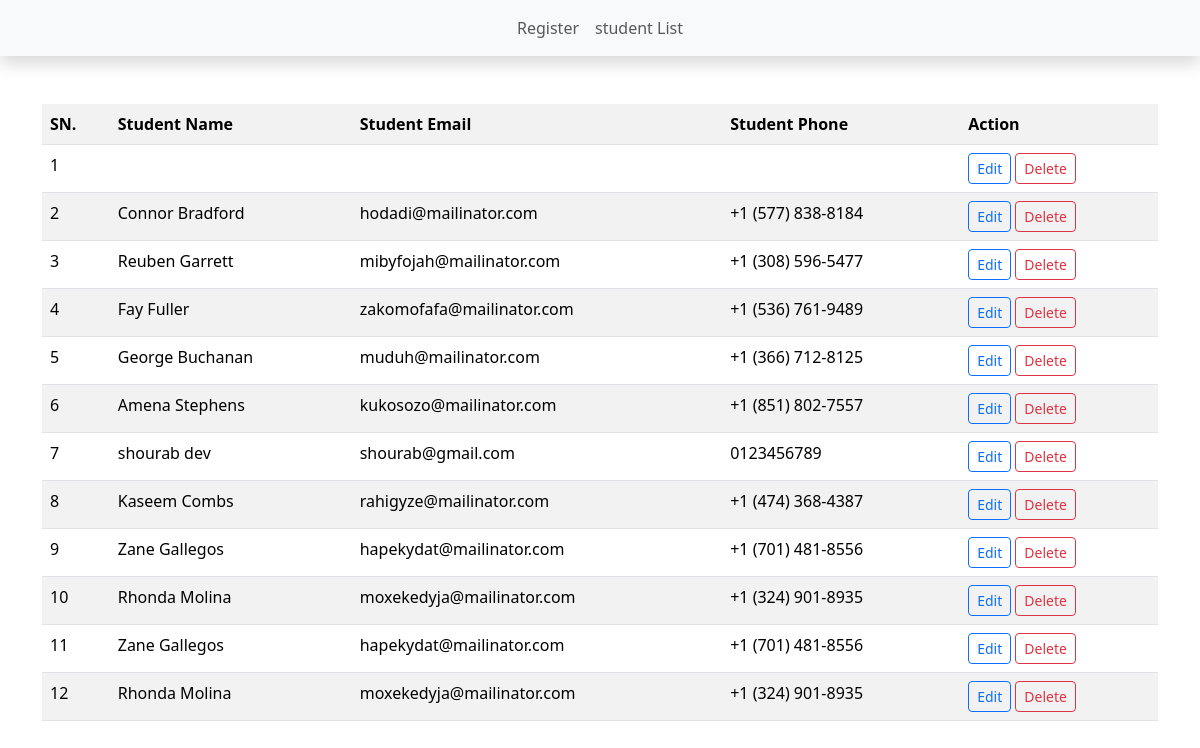
Screenshot of /all_list.php with the database file from the repository.
### tables this page shows
CREATE TABLE `student_info` (
  `id` int(11) NOT NULL,
  `std_name` varchar(250) NOT NULL,
  `std_email` varchar(250) NOT NULL,
  `std_phone` varchar(250) NOT NULL
);

### all_list.php (the view, shortened to what this page needs)
<?php
include('./env.php');
$query = "SELECT * FROM student_info ORDER BY id DESC";
$result = mysqli_query($connection, $query);
$records = mysqli_fetch_all($result, 1);
?>
<!doctype html>
<html lang="en">
<head>
    <link href="https://cdn.jsdelivr.net/npm/bootstrap@5.3.8/dist/css/bootstrap.min.css" rel="stylesheet">
</head>
<body>
    <nav class="navbar shadow navbar-expand-lg bg-body-tertiary">
        <div class="container">
            <div class="collapse navbar-collapse" id="navbarSupportedContent">
                <ul class="navbar-nav m-auto mb-2 mb-lg-0">
                    <li class="nav-item">
                        <a class="nav-link" aria-current="page" href="./">Register</a>
                    </li>
                    <li class="nav-item">
                        <a class="nav-link" href="./all_list.php">student List</a>
                    </li>
                </ul>
            </div>
        </div>
    </nav>
    <section>
        <div class="container py-5">
            <table class="table  table-hover table-striped">
                <tr>
                    <th>SN.</th>
                    <th>Student Name</th>
                    <th>Student Email</th>
                    <th>Student Phone </th>
                    <th>Action</th>
                </tr>
                <?php
                foreach ($records as $key => $record) {
                ?>
                    <tr>
                        <td> <?= ++$key ?> </td>
                        <td> <?= $record['std_name'] ?> </td>
                        <td><?= $record['std_email'] ?></td>
                        <td><?= $record['std_phone'] ?></td>
                        <td>
                            <a href="#" class="btn btn-sm btn-outline-primary">Edit</a>
                            <a href="./delete.php?dlt_id=<?= $record['id'] ?>" class="btn btn-sm btn-outline-danger">Delete</a>
                        </td>
                    </tr>
                <?php
                }
                ?>
            </table>
        </div>
    </section>
</body>
</html>

### rows the page displays
student_info: std_name "Connor Bradford", std_email "hodadi@mailinator.com", std_phone "+1 (577) 838-8184"
student_info: std_name "Reuben Garrett", std_email "mibyfojah@mailinator.com", std_phone "+1 (308) 596-5477"
student_info: std_name "Fay Fuller", std_email "zakomofafa@mailinator.com", std_phone "+1 (536) 761-9489"
student_info: std_name "George Buchanan", std_email "muduh@mailinator.com", std_phone "+1 (366) 712-8125"
student_info: std_name "Amena Stephens", std_email "kukosozo@mailinator.com", std_phone "+1 (851) 802-7557"
student_info: std_name "shourab dev", std_email "shourab@gmail.com", std_phone "0123456789"
student_info: std_name "Kaseem Combs", std_email "rahigyze@mailinator.com", std_phone "+1 (474) 368-4387"
student_info: std_name "Zane Gallegos", std_email "hapekydat@mailinator.com", std_phone "+1 (701) 481-8556"
student_info: std_name "Rhonda Molina", std_email "moxekedyja@mailinator.com", std_phone "+1 (324) 901-8935"
student_info: std_name "Zane Gallegos", std_email "hapekydat@mailinator.com", std_phone "+1 (701) 481-8556"
student_info: std_name "Rhonda Molina", std_email "moxekedyja@mailinator.com", std_phone "+1 (324) 901-8935"
